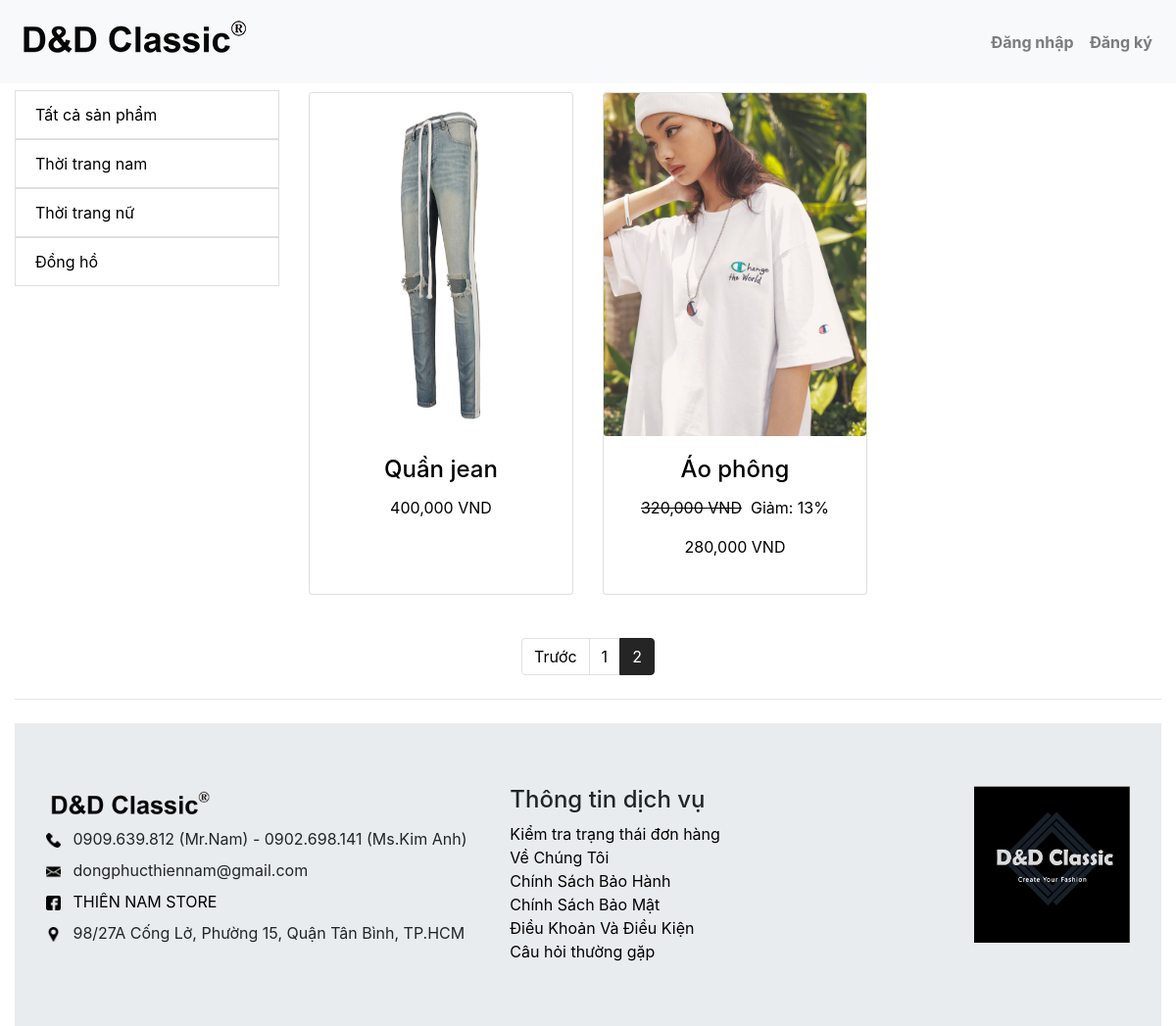
The page /?pages=product&page=2 on the database its author committed.
### tables this page shows
CREATE TABLE `danhmuc` (
  `id_danhmuc` int(11) NOT NULL,
  `ten_danhmuc` varchar(255) NOT NULL
);

CREATE TABLE `product` (
  `id_product` int(11) NOT NULL,
  `id_danh_muc` int(11) NOT NULL,
  `ten_sanpham` varchar(100) NOT NULL,
  `anh_sanpham` varchar(255) NOT NULL,
  `soluong` int(11) NOT NULL,
  `gia_sanpham` float NOT NULL,
  `gia_khuyenmai` float DEFAULT NULL,
  `chitiet` text NOT NULL
);

### include/product.php (the view, shortened to what this page needs)
<?php
$keyword = isset($_GET['keyword']) ? $_GET['keyword'] : '';
$product = mysqli_query($conn, "SELECT product.*,danhmuc.ten_danhmuc AS 'ten_danhmuc' FROM product JOIN danhmuc ON product.id_danh_muc =
danhmuc.id_danhmuc WHERE product.ten_sanpham LIKE '%$keyword%' ");
$limit = 9;
$total_page = ceil(mysqli_num_rows($product) / $limit);
$cr_page = (isset($_GET['page']) ? $_GET['page'] : 1);
$star = ($cr_page - 1) * $limit;
$product = mysqli_query($conn, "SELECT product.*,danhmuc.ten_danhmuc AS 'ten_danhmuc' FROM product JOIN danhmuc ON product.id_danh_muc =
danhmuc.id_danhmuc ORDER BY id_product DESC  LIMIT $star,$limit ");
?>
<div class="container-fluid">
  <br>
  <div class="row padding">
    <div class="col-lg-3 mt6">
      <ul class="list-group">
       <a href="?pages=product"><li class="list-group-item d-flex justify-content-between align-items-center">
          Tất cả sản phẩm
        </li></a>
      <?php foreach($danhmuc as $danhm): ?>
       <a href="?pages=product&id_danhmuc=<?=$danhm['id_danhmuc']?>"> <li class="list-group-item d-flex justify-content-between align-items-center">
          <?=$danhm['ten_danhmuc']?>
        </li></a>
       <?php endforeach ?>
      </ul>
    </div>
    <div class="col-lg-9">
      <?php if (isset($_GET['keyword'])) { ?>
        <h4 class="text-center"  >Kết quả tìm kiếm cho: <?php echo $keyword ?></h4>
      <?php } elseif (isset($_GET['danhmuc'])) { ?>
        <h2>Thời trang <?php echo $danh_mu_c['ten_danhmuc'] ?></h2>
      <?php } else { ?>
        <h2 class="text-center" >Danh sách các sản phẩm</h2>
      <?php } ?><br>
      <div class="row">
        <?php foreach ($product as $key => $value) { ?>
          <a data-toggle="tooltip" title="Chi tiết sản phẩm !" href="?pages=chitietsanpham&sanpham=<?php echo $value['id_product'] ?>">
            <div class="col-lg-4 col-md-6 col-sm-6">
              <div class="card text-left">
                <img class="img_product" style="width: 100%; height: 350px" src="uploads/<?php echo $value['anh_sanpham'] ?>" alt="">
                <div class="card-body text-center">
                  <h4 class="card-title"><?php echo $value['ten_sanpham'] ?></h4>
                  <?php if ($value['gia_khuyenmai'] > 0) { ?>
                    <p>
                      <span><del><?php echo number_format($value['gia_sanpham']) ?> VND</del></span>&nbsp; Giảm:
                      <?php $khuyenmai = 100 - (($value['gia_khuyenmai']) / ($value['gia_sanpham']) * 100) ?>
                      <?php echo number_format($khuyenmai) ?>%
                    </p>
                    <p>
                      <span><?php echo number_format($value['gia_khuyenmai']) ?> VND</span>
                    </p>
                  <?php } else { ?>
                    <p>
                      <span><?php echo number_format($value['gia_sanpham']) ?> VND</span>
                    </p>
                    <p>
                      <span>&nbsp;</span>
                    </p>
                  <?php } ?>
                </div>
              </div>
            </div>
          </a>
        <?php } ?>
      </div>
    </div>
  </div>
  <br>
  <ul class="pagination justify-content-center">
    <?php if ($cr_page > 1) { ?>
      <li class="page-item"><a class="page-link" href="?pages=product&page=<?php echo $cr_page - 1 ?><?php echo ($keyword != '') ? "&keyword=$keyword" : '' ?>">Trước</a></li>
    <?php } ?>
    <?php for ($i = 1; $i <= $total_page; $i++) { ?>
      <li class="page-item <?php echo (($cr_page == $i) ? 'active' : '') ?>"><a class="page-link" href="?pages=product&page=<?php echo $i ?><?php echo ($keyword != '') ? "&keyword=$keyword" : '' ?>"><?php echo $i ?></a></li>
    <?php } ?>
  </ul>
  <hr class="my-4">

### css/style-index.css (style rules this page uses)
* { margin: 0; padding: 0; }
.img_product { height: 460px; width: 100%; transition: transform 0.2s; border-radius: 3px; }
a { color: black; }
.page-link { color: black; }
.col-sm-12, .col-lg-4 { margin-bottom: 20px; }
.page-item.active .page-link { z-index: 3; color: #fff; background-color: #252525; border-color: #252525; }
.mt6 { margin-top: 60px; }

### rows shown on the page
danhmuc: ten_danhmuc "Thời trang nam"
danhmuc: ten_danhmuc "Thời trang nữ"
danhmuc: ten_danhmuc "Đồng hồ"
product: anh_sanpham (picture), ten_sanpham "Quần jean", gia_sanpham "400,000"
product: anh_sanpham (picture), ten_sanpham "Áo phông", gia_sanpham "320,000", khuyenmai "13", gia_khuyenmai "280,000"
